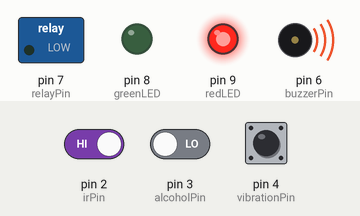
Simulated run of this sketch. Board: Arduino Uno, built with avr-gcc and run on an emulated ATmega328P. Shown: switched loads named in the sketch (green lamp = pin HIGH), output pins drawn as LEDs (lit = HIGH), buzzer (waves = sounding, pin HIGH). Inputs (shaded band) come from the test bench; at power-on: pin 2 (irPin) HIGH, pin 3 (alcoholPin) LOW, pin 4 (vibrationPin) HIGH.

Above: at 1.8 s.
1.9 s: pin 2 (irPin) driven LOW and pin 3 (alcoholPin) driven HIGH
At 2.9 s:
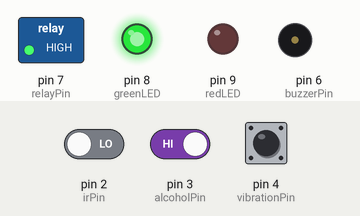
3.5 s: pin 2 (irPin) driven HIGH
At 4.1 s:
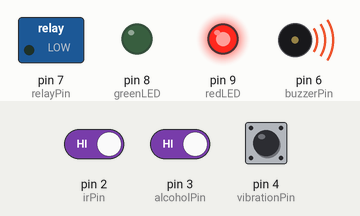
5.0 s: pin 2 (irPin) driven LOW
At 6.4 s:
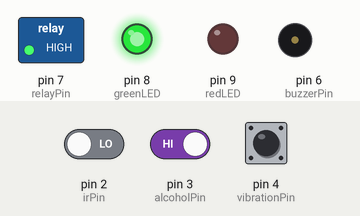
Timing chart, 0 to 8.0 s (numbered marks = the images above; inputs shaded):
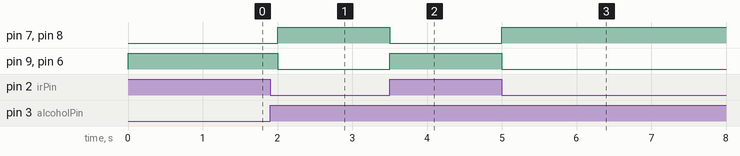

The sketch:

main.ino
```cpp
int irPin = 2;
int alcoholPin = 3;
int vibrationPin = 4;
int buzzerPin = 6;
int relayPin = 7;
int greenLED = 8;
int redLED = 9;
void setup() {
pinMode(irPin, INPUT);
pinMode(alcoholPin, INPUT);
pinMode(vibrationPin, INPUT);
pinMode(buzzerPin, OUTPUT);
pinMode(relayPin, OUTPUT);
pinMode(greenLED, OUTPUT);
pinMode(redLED, OUTPUT);
}
void loop() {
int helmet = digitalRead(irPin);
int alcohol = digitalRead(alcoholPin);
int vibration = digitalRead(vibrationPin);
if (vibration == LOW) {
digitalWrite(redLED, HIGH);
digitalWrite(greenLED, LOW);
digitalWrite(buzzerPin, HIGH);
digitalWrite(relayPin, LOW);
delay(2000); // quick alert
}
else if (helmet == LOW && alcohol == HIGH) {
digitalWrite(greenLED, HIGH);
digitalWrite(redLED, LOW);
digitalWrite(buzzerPin, LOW);
digitalWrite(relayPin, HIGH);
}
else {
digitalWrite(greenLED, LOW);
digitalWrite(redLED, HIGH);
digitalWrite(buzzerPin, HIGH);
digitalWrite(relayPin, LOW);
delay(500); // faster response for alcohol/helmet
 }
}
```

Measured:
- after the input at 1.9 s, pin 7 (relayPin), pin 8 (greenLED): LOW → HIGH after 0.10 s; pin 9 (redLED), pin 6 (buzzerPin): HIGH → LOW after 0.10 s
- after the input at 3.5 s, pin 7 (relayPin), pin 8 (greenLED): HIGH → LOW at once; pin 9 (redLED), pin 6 (buzzerPin): LOW → HIGH at once
- after the input at 5.0 s, pin 7 (relayPin), pin 8 (greenLED): LOW → HIGH at once; pin 9 (redLED), pin 6 (buzzerPin): HIGH → LOW at once
